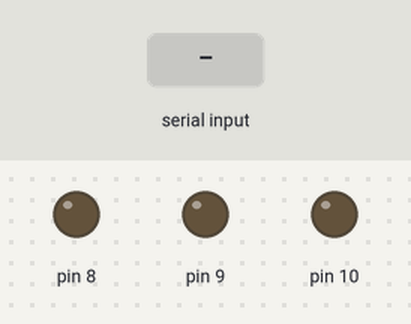
Simulated run of this sketch. Board: Arduino Uno, built with avr-gcc and run on an emulated ATmega328P. Shown: output pins drawn as LEDs (lit = HIGH). The inputs (shaded band) are chosen by the test bench.

Above: at 1.2 s.
1.3 s: "A" received over Serial
At 2.0 s:
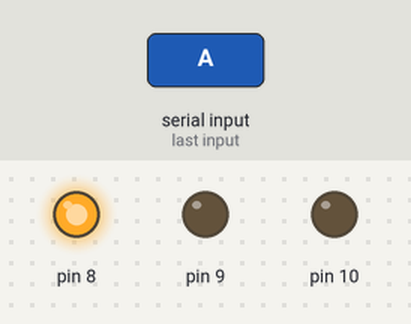
2.8 s: "B" received over Serial
At 3.2 s:
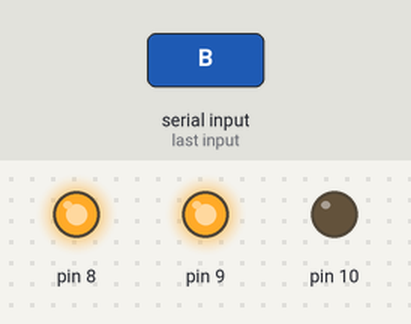
4.3 s: "a" received over Serial
At 5.5 s:
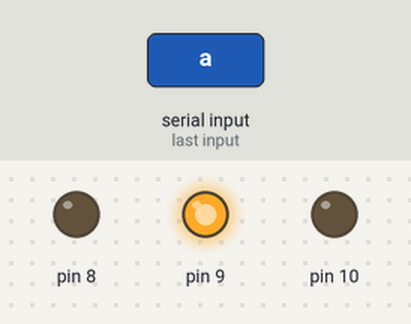
5.8 s: "C" received over Serial
At 6.7 s:
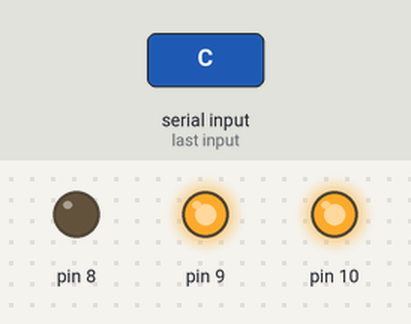
7.3 s: "b" received over Serial
At 7.8 s:
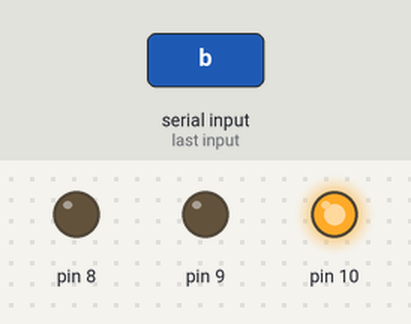
8.8 s: "c" received over Serial
At 10.2 s:
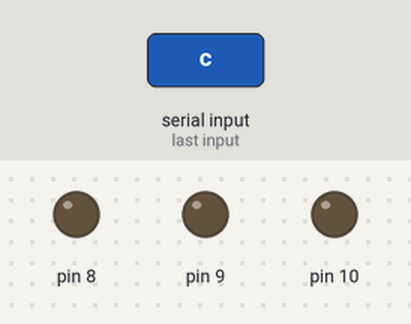
Timing chart, 0 to 11.3 s (numbered marks = the images above; inputs shaded):
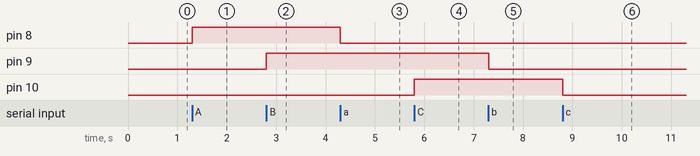

Measured:
- after the input at 1.3 s, pin 8: LOW → HIGH at once
- after the input at 2.8 s, pin 9: LOW → HIGH at once
- after the input at 4.3 s, pin 8: HIGH → LOW at once
- after the input at 5.8 s, pin 10: LOW → HIGH at once
- after the input at 7.3 s, pin 9: HIGH → LOW at once
- after the input at 8.8 s, pin 10: HIGH → LOW at once

The sketch:

smart-led-controller.ino
```cpp
void setup() {
  pinMode(8, OUTPUT);
  pinMode(9, OUTPUT);
  pinMode(10, OUTPUT);

  Serial.begin(9600);
}

void loop() {

  if (Serial.available()) {

    char command = Serial.read();

    switch(command) {

      case 'A':
        digitalWrite(8, HIGH);
        break;

      case 'a':
        digitalWrite(8, LOW);
        break;

      case 'B':
        digitalWrite(9, HIGH);
        break;

      case 'b':
        digitalWrite(9, LOW);
        break;

      case 'C':
        digitalWrite(10, HIGH);
        break;

      case 'c':
        digitalWrite(10, LOW);
        break;
    }
  }
}
```
